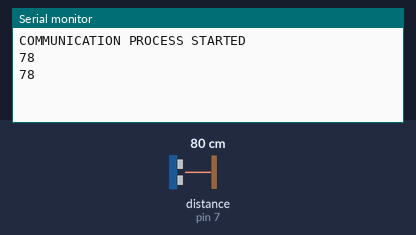
Simulated run of this sketch. Board: Arduino Uno, built with avr-gcc and run on an emulated ATmega328P. On the bench: the last lines printed to the serial monitor. Wiring (inferred from the names in the program): ultrasonic range finder: trigger pin 12; echo pin 7. Inputs (shaded band) come from the test bench; at power-on: distance to the obstacle (sensor on pin 7) 80 cm. The echo pulse lasts 58.3 µs per cm.

Above: at 2.8 s.
2.9 s: distance to the obstacle (sensor on pin 7) set to 2 cm
At 5.1 s:
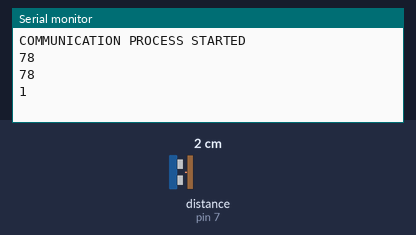
5.6 s: distance to the obstacle (sensor on pin 7) set to 4 cm
At 6.7 s:
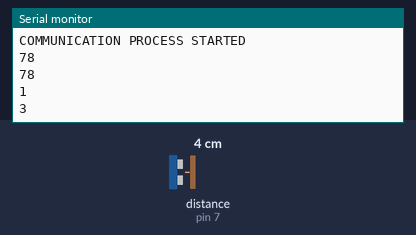
Timing chart, 0 to 8.6 s (numbered marks = the images above; inputs shaded):
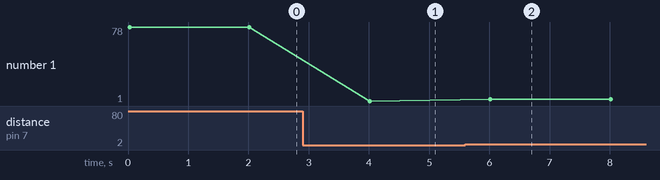

The sketch:

distance_sensor_code_for_arduino_uno.ino
```cpp
int trigPin = 12;
int echoPin = 7;

int distance;
long duration;
void setup() {
  Serial.begin(9600);  Serial.println("COMMUNICATION PROCESS STARTED");

  pinMode(trigPin, OUTPUT);
  pinMode(echoPin, INPUT);
}


void loop() {

 digitalWrite(trigPin, LOW);
  delayMicroseconds(2);
  digitalWrite(trigPin, HIGH);
  delayMicroseconds(10);
  digitalWrite(trigPin, LOW);

  duration = pulseIn(echoPin, HIGH);
  distance = duration*0.034/2;

  Serial.println(distance);
       delay(2000);


}
```

Measured:
- after the input at 2.9 s, the serial monitor: prints a new line after 1.1 s (image 1)
- after the input at 5.6 s, the serial monitor: prints a new line after 0.41 s (image 2)
- plotted number 1: 78 → 1 after the input at 2.9 s, 1 → 3 after the input at 5.6 s
